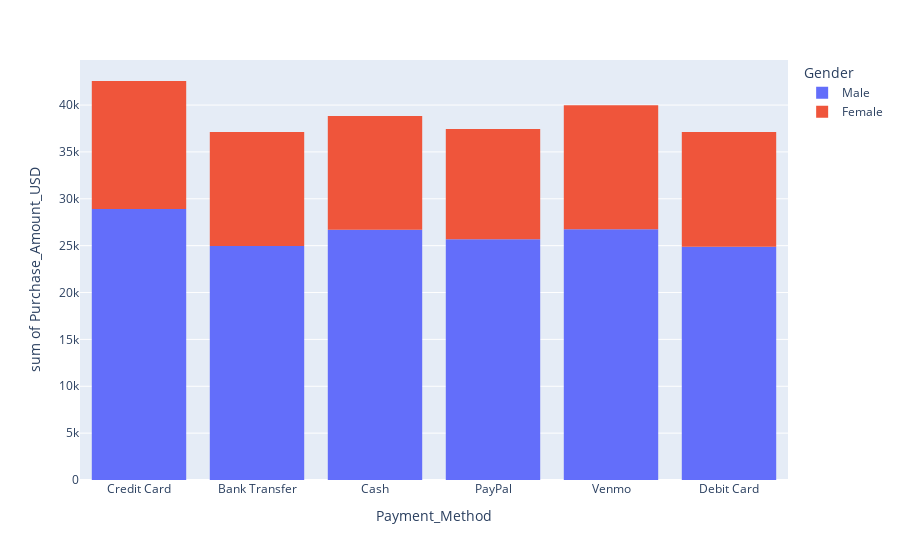

The notebook cell this image was saved under:
### Markdown cell above
montana has the largest no. of purchase amount

### Code cell
fig=px.histogram(df,y='Purchase_Amount_USD',x='Payment_Method',color='Gender')
fig.show()

### Figure 1 — Plotly figure (JSON) as saved in the notebook; plotly's stock layout.template omitted (floating-point values rounded to 4 significant figures; data arrays with more than 128 entries replaced by an {"elided": "..."} marker saying what was removed)
{"data": [{"bingroup": "x", "histfunc": "sum", "hovertemplate": "Gender=Male<br>Payment_Method=%{x}<br>sum of Purchase_Amount_USD=%{y}<extra></extra>", "legendgroup": "Male", "marker": {"color": "#636efa", "pattern": {"shape": ""}}, "name": "Male", "orientation": "v", "showlegend": true, "x": {"elided": "2652 str values"}, "xaxis": "x", "y": {"elided": "2652 int values"}, "yaxis": "y", "type": "histogram"}, {"bingroup": "x", "histfunc": "sum", "hovertemplate": "Gender=Female<br>Payment_Method=%{x}<br>sum of Purchase_Amount_USD=%{y}<extra></extra>", "legendgroup": "Female", "marker": {"color": "#EF553B", "pattern": {"shape": ""}}, "name": "Female", "orientation": "v", "showlegend": true, "x": {"elided": "1248 str values"}, "xaxis": "x", "y": {"elided": "1248 int values"}, "yaxis": "y", "type": "histogram"}], "layout": {"xaxis": {"anchor": "y", "domain": [0.0, 1.0], "title": {"text": "Payment_Method"}}, "yaxis": {"anchor": "x", "domain": [0.0, 1.0], "title": {"text": "sum of Purchase_Amount_USD"}}, "legend": {"title": {"text": "Gender"}, "tracegroupgap": 0}, "margin": {"t": 60}, "barmode": "relative"}}
